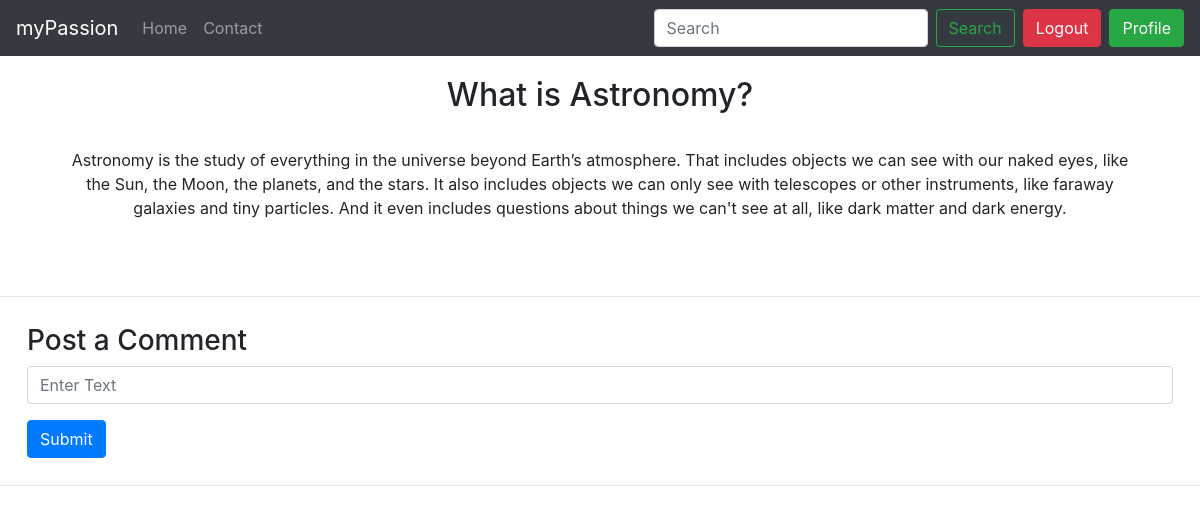
The page /ViewChapter/1/1 (signed in) on the database its author committed.
### myPassion/models.py (models this page shows, shortened)
class Post(models.Model):
    title = models.TextField()
    desc = models.TextField()
    video = models.FileField(upload_to='videos', blank=True)

### myPassion/views.py (the view)
# urls.py: path("ViewChapter/<int:courseId>/<int:postId>", views.ViewChapter, name="ViewChapter"),
@login_required(login_url='/login')
def ViewChapter(request, courseId, postId):
    course = Course.objects.get(id=courseId)
    post = Post.objects.get(id=postId)
    user = request.user
    if user in course.enrolled_users.all():
        if course in user.enrolled_courses.all():
            return render(request, "ViewChapter.html", {
                "Post": post,
                "postId" : postId
            })

### myPassion/templates/ViewChapter.html (shortened to what this page needs)
{% extends "layout.html" %}
{% block body %}
{% load static %}
<center>
  <h2 style="padding: 20px;">{{Post.title}}</h2>
</center>
<center>
  <p>{{Post.desc}}</p>
</center>
<hr>
{% if user.is_authenticated %}
<div class="form-group" style="margin: 27px;">
  <h3>Post a Comment</h3>
  <form method="POST" id="form">
    <input type="text" class="form-control" id="text" name="text" placeholder="Enter Text" required>
    <button type="submit" class="btn btn-primary" style="margin-top: 1rem;" id="sub-btn">Submit</button>
  </form>
</div>
{% endif %}
<hr>
{% endblock %}

### myPassion/templates/ViewChapter.html (style rules this page uses)
h2 { padding: 20px; }
p { padding-top: 6px !important; padding: 60px; }

### rows shown on the page
Post: title "What is Astronomy?", desc "Astronomy is the study of everything in the universe beyond Earth’s atmosphere. That includes objects we can see with our naked eyes, like the Sun, the Moon, the planets, and the stars. It also includes objects we can only see with telescopes or other instruments, like faraway galaxies and tiny particles. And it even includes questions about things we can't see at all, like dark matter and dark energy."
